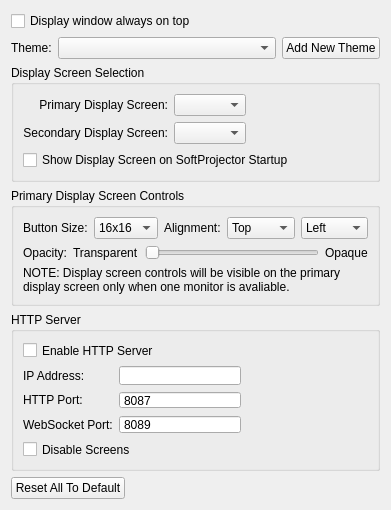
<?xml version="1.0" encoding="UTF-8"?>
<ui version="4.0">
 <class>GeneralSettingWidget</class>
 <widget class="QWidget" name="GeneralSettingWidget">
  <property name="geometry">
   <rect>
    <x>0</x>
    <y>0</y>
    <width>354</width>
    <height>453</height>
   </rect>
  </property>
  <layout class="QVBoxLayout" name="verticalLayout">
   <item>
    <widget class="QCheckBox" name="checkBoxDisplayOnTop">
     <property name="toolTip">
      <string>If checked, the screen &quot;window&quot; is always drawn on top of other windows. This prevents the user from accidently drawing a window onto the projector's screen.</string>
     </property>
     <property name="text">
      <string>Display window always on top</string>
     </property>
    </widget>
   </item>
   <item>
    <layout class="QHBoxLayout" name="horizontalLayout_2">
     <item>
      <widget class="QLabel" name="label">
       <property name="text">
        <string>Theme:</string>
       </property>
      </widget>
     </item>
     <item>
      <widget class="QComboBox" name="comboBoxTheme">
       <property name="sizePolicy">
        <sizepolicy hsizetype="MinimumExpanding" vsizetype="Fixed">
         <horstretch>0</horstretch>
         <verstretch>0</verstretch>
        </sizepolicy>
       </property>
      </widget>
     </item>
     <item>
      <widget class="QPushButton" name="pushButtonAddTheme">
       <property name="text">
        <string>Add New Theme</string>
       </property>
       <property name="icon">
        <iconset resource="softprojector.qrc">
         <normaloff>:/icons/icons/add.png</normaloff>:/icons/icons/add.png</iconset>
       </property>
      </widget>
     </item>
    </layout>
   </item>
   <item>
    <widget class="QGroupBox" name="groupBoxDisplayScreen">
     <property name="title">
      <string>Display Screen Selection</string>
     </property>
     <layout class="QGridLayout" name="gridLayout">
      <item row="0" column="2">
       <spacer name="horizontalSpacer_2">
        <property name="orientation">
         <enum>Qt::Horizontal</enum>
        </property>
        <property name="sizeHint" stdset="0">
         <size>
          <width>162</width>
          <height>20</height>
         </size>
        </property>
       </spacer>
      </item>
      <item row="1" column="2">
       <spacer name="horizontalSpacer_3">
        <property name="orientation">
         <enum>Qt::Horizontal</enum>
        </property>
        <property name="sizeHint" stdset="0">
         <size>
          <width>162</width>
          <height>20</height>
         </size>
        </property>
       </spacer>
      </item>
      <item row="0" column="0">
       <widget class="QLabel" name="label_displayScreen">
        <property name="text">
         <string>Primary Display Screen:</string>
        </property>
        <property name="alignment">
         <set>Qt::AlignRight|Qt::AlignTrailing|Qt::AlignVCenter</set>
        </property>
       </widget>
      </item>
      <item row="1" column="1">
       <widget class="QComboBox" name="comboBoxDisplayScreen_2">
        <property name="sizePolicy">
         <sizepolicy hsizetype="Expanding" vsizetype="Fixed">
          <horstretch>0</horstretch>
          <verstretch>0</verstretch>
         </sizepolicy>
        </property>
        <property name="toolTip">
         <string>Select onto which screen to display</string>
        </property>
       </widget>
      </item>
      <item row="0" column="1">
       <widget class="QComboBox" name="comboBoxDisplayScreen">
        <property name="sizePolicy">
         <sizepolicy hsizetype="MinimumExpanding" vsizetype="Fixed">
          <horstretch>0</horstretch>
          <verstretch>0</verstretch>
         </sizepolicy>
        </property>
        <property name="toolTip">
         <string>Select onto which screen to display</string>
        </property>
       </widget>
      </item>
      <item row="1" column="0">
       <widget class="QLabel" name="label_displayScreen_2">
        <property name="text">
         <string>Secondary Display Screen:</string>
        </property>
        <property name="alignment">
         <set>Qt::AlignRight|Qt::AlignTrailing|Qt::AlignVCenter</set>
        </property>
       </widget>
      </item>
      <item row="2" column="0" colspan="3">
       <widget class="QCheckBox" name="checkBoxDisplayOnStartUp">
        <property name="text">
         <string>Show Display Screen on SoftProjector Startup</string>
        </property>
       </widget>
      </item>
     </layout>
    </widget>
   </item>
   <item>
    <widget class="QGroupBox" name="groupBoxDisplayControls">
     <property name="title">
      <string>Primary Display Screen Controls</string>
     </property>
     <layout class="QGridLayout" name="gridLayout_4">
      <item row="2" column="0">
       <widget class="QLabel" name="labelControlsInfo">
        <property name="text">
         <string>NOTE: Display screen controls will be visible on the primary display screen only when one monitor is avaliable.</string>
        </property>
        <property name="wordWrap">
         <bool>true</bool>
        </property>
       </widget>
      </item>
      <item row="0" column="0">
       <layout class="QHBoxLayout" name="horizontalLayout">
        <item>
         <widget class="QLabel" name="labelIconSize">
          <property name="text">
           <string>Button Size:</string>
          </property>
         </widget>
        </item>
        <item>
         <widget class="QComboBox" name="comboBoxIconSize">
          <item>
           <property name="text">
            <string>16x16</string>
           </property>
          </item>
          <item>
           <property name="text">
            <string>24x24</string>
           </property>
          </item>
          <item>
           <property name="text">
            <string>32x32</string>
           </property>
          </item>
          <item>
           <property name="text">
            <string>48x48</string>
           </property>
          </item>
          <item>
           <property name="text">
            <string>64x64</string>
           </property>
          </item>
          <item>
           <property name="text">
            <string>96x96</string>
           </property>
          </item>
         </widget>
        </item>
        <item>
         <spacer name="horizontalSpacer_4">
          <property name="orientation">
           <enum>Qt::Horizontal</enum>
          </property>
          <property name="sizeHint" stdset="0">
           <size>
            <width>40</width>
            <height>20</height>
           </size>
          </property>
         </spacer>
        </item>
        <item>
         <widget class="QLabel" name="labelAlignment">
          <property name="text">
           <string>Alignment:</string>
          </property>
         </widget>
        </item>
        <item>
         <widget class="QComboBox" name="comboBoxControlsAlignV">
          <item>
           <property name="text">
            <string>Top</string>
           </property>
          </item>
          <item>
           <property name="text">
            <string>Middle</string>
           </property>
          </item>
          <item>
           <property name="text">
            <string>Bottom</string>
           </property>
          </item>
         </widget>
        </item>
        <item>
         <widget class="QComboBox" name="comboBoxControlsAlignH">
          <item>
           <property name="text">
            <string>Left</string>
           </property>
          </item>
          <item>
           <property name="text">
            <string>Center</string>
           </property>
          </item>
          <item>
           <property name="text">
            <string>Right</string>
           </property>
          </item>
         </widget>
        </item>
       </layout>
      </item>
      <item row="1" column="0">
       <layout class="QHBoxLayout" name="horizontalLayout_3">
        <item>
         <widget class="QLabel" name="labelOpacity">
          <property name="text">
           <string>Opacity:</string>
          </property>
         </widget>
        </item>
        <item>
         <widget class="QLabel" name="labelTransparent">
          <property name="text">
           <string>Transparent</string>
          </property>
         </widget>
        </item>
        <item>
         <widget class="QSlider" name="horizontalSliderOpacity">
          <property name="maximum">
           <number>102</number>
          </property>
          <property name="orientation">
           <enum>Qt::Horizontal</enum>
          </property>
         </widget>
        </item>
        <item>
         <widget class="QLabel" name="labelOpaque">
          <property name="text">
           <string>Opaque</string>
          </property>
         </widget>
        </item>
       </layout>
      </item>
     </layout>
    </widget>
   </item>
   <item>
    <widget class="QGroupBox" name="gridGroupBox">
     <property name="title">
      <string>HTTP Server</string>
     </property>
     <layout class="QGridLayout" name="gridLayout_5">
      <property name="leftMargin">
       <number>9</number>
      </property>
      <property name="topMargin">
       <number>9</number>
      </property>
      <property name="rightMargin">
       <number>9</number>
      </property>
      <property name="bottomMargin">
       <number>9</number>
      </property>
      <item row="5" column="1">
       <widget class="QSpinBox" name="spinBoxWebSocketPort">
        <property name="minimumSize">
         <size>
          <width>60</width>
          <height>0</height>
         </size>
        </property>
        <property name="frame">
         <bool>true</bool>
        </property>
        <property name="buttonSymbols">
         <enum>QAbstractSpinBox::NoButtons</enum>
        </property>
        <property name="maximum">
         <number>9999</number>
        </property>
        <property name="value">
         <number>8089</number>
        </property>
       </widget>
      </item>
      <item row="4" column="2">
       <spacer name="horizontalSpacer_5">
        <property name="orientation">
         <enum>Qt::Horizontal</enum>
        </property>
        <property name="sizeType">
         <enum>QSizePolicy::Expanding</enum>
        </property>
        <property name="sizeHint" stdset="0">
         <size>
          <width>40</width>
          <height>20</height>
         </size>
        </property>
       </spacer>
      </item>
      <item row="4" column="0">
       <widget class="QLabel" name="label_httpPort">
        <property name="enabled">
         <bool>true</bool>
        </property>
        <property name="sizePolicy">
         <sizepolicy hsizetype="Minimum" vsizetype="Preferred">
          <horstretch>0</horstretch>
          <verstretch>0</verstretch>
         </sizepolicy>
        </property>
        <property name="minimumSize">
         <size>
          <width>0</width>
          <height>0</height>
         </size>
        </property>
        <property name="maximumSize">
         <size>
          <width>16777213</width>
          <height>16777215</height>
         </size>
        </property>
        <property name="text">
         <string>HTTP Port:</string>
        </property>
       </widget>
      </item>
      <item row="7" column="0" colspan="3">
       <widget class="QCheckBox" name="checkBoxDisableScreens">
        <property name="toolTip">
         <string>Disable display forms for HTTP-only use (restart required).</string>
        </property>
        <property name="text">
         <string>Disable Screens</string>
        </property>
       </widget>
      </item>
      <item row="5" column="0">
       <widget class="QLabel" name="label_webSocketPort">
        <property name="text">
         <string>WebSocket Port:</string>
        </property>
       </widget>
      </item>
      <item row="4" column="1">
       <widget class="QSpinBox" name="spinBoxHttpPort">
        <property name="sizePolicy">
         <sizepolicy hsizetype="Preferred" vsizetype="Fixed">
          <horstretch>0</horstretch>
          <verstretch>0</verstretch>
         </sizepolicy>
        </property>
        <property name="minimumSize">
         <size>
          <width>60</width>
          <height>0</height>
         </size>
        </property>
        <property name="frame">
         <bool>true</bool>
        </property>
        <property name="buttonSymbols">
         <enum>QAbstractSpinBox::NoButtons</enum>
        </property>
        <property name="maximum">
         <number>9999</number>
        </property>
        <property name="value">
         <number>8087</number>
        </property>
       </widget>
      </item>
      <item row="0" column="0" colspan="3">
       <widget class="QCheckBox" name="checkBoxEnableHttpServer">
        <property name="text">
         <string>Enable HTTP Server</string>
        </property>
       </widget>
      </item>
      <item row="2" column="0">
       <widget class="QLabel" name="label_ipAddress">
        <property name="text">
         <string>IP Address:</string>
        </property>
       </widget>
      </item>
      <item row="2" column="1">
       <widget class="QLineEdit" name="lineEditHTTPServerIPAddress"/>
      </item>
     </layout>
    </widget>
   </item>
   <item>
    <spacer name="verticalSpacer">
     <property name="orientation">
      <enum>Qt::Vertical</enum>
     </property>
     <property name="sizeHint" stdset="0">
      <size>
       <width>20</width>
       <height>40</height>
      </size>
     </property>
    </spacer>
   </item>
   <item>
    <layout class="QGridLayout" name="gridLayout_2">
     <item row="0" column="0">
      <widget class="QPushButton" name="pushButtonDefault">
       <property name="text">
        <string>Reset All To Default</string>
       </property>
      </widget>
     </item>
     <item row="0" column="1">
      <spacer name="horizontalSpacer">
       <property name="orientation">
        <enum>Qt::Horizontal</enum>
       </property>
       <property name="sizeHint" stdset="0">
        <size>
         <width>40</width>
         <height>20</height>
        </size>
       </property>
      </spacer>
     </item>
    </layout>
   </item>
  </layout>
 </widget>
 <tabstops>
  <tabstop>checkBoxDisplayOnTop</tabstop>
  <tabstop>comboBoxTheme</tabstop>
  <tabstop>pushButtonAddTheme</tabstop>
  <tabstop>comboBoxDisplayScreen</tabstop>
  <tabstop>comboBoxDisplayScreen_2</tabstop>
  <tabstop>comboBoxIconSize</tabstop>
  <tabstop>comboBoxControlsAlignV</tabstop>
  <tabstop>comboBoxControlsAlignH</tabstop>
  <tabstop>horizontalSliderOpacity</tabstop>
  <tabstop>pushButtonDefault</tabstop>
 </tabstops>
 <resources>
  <include location="softprojector.qrc"/>
 </resources>
 <connections/>
</ui>
